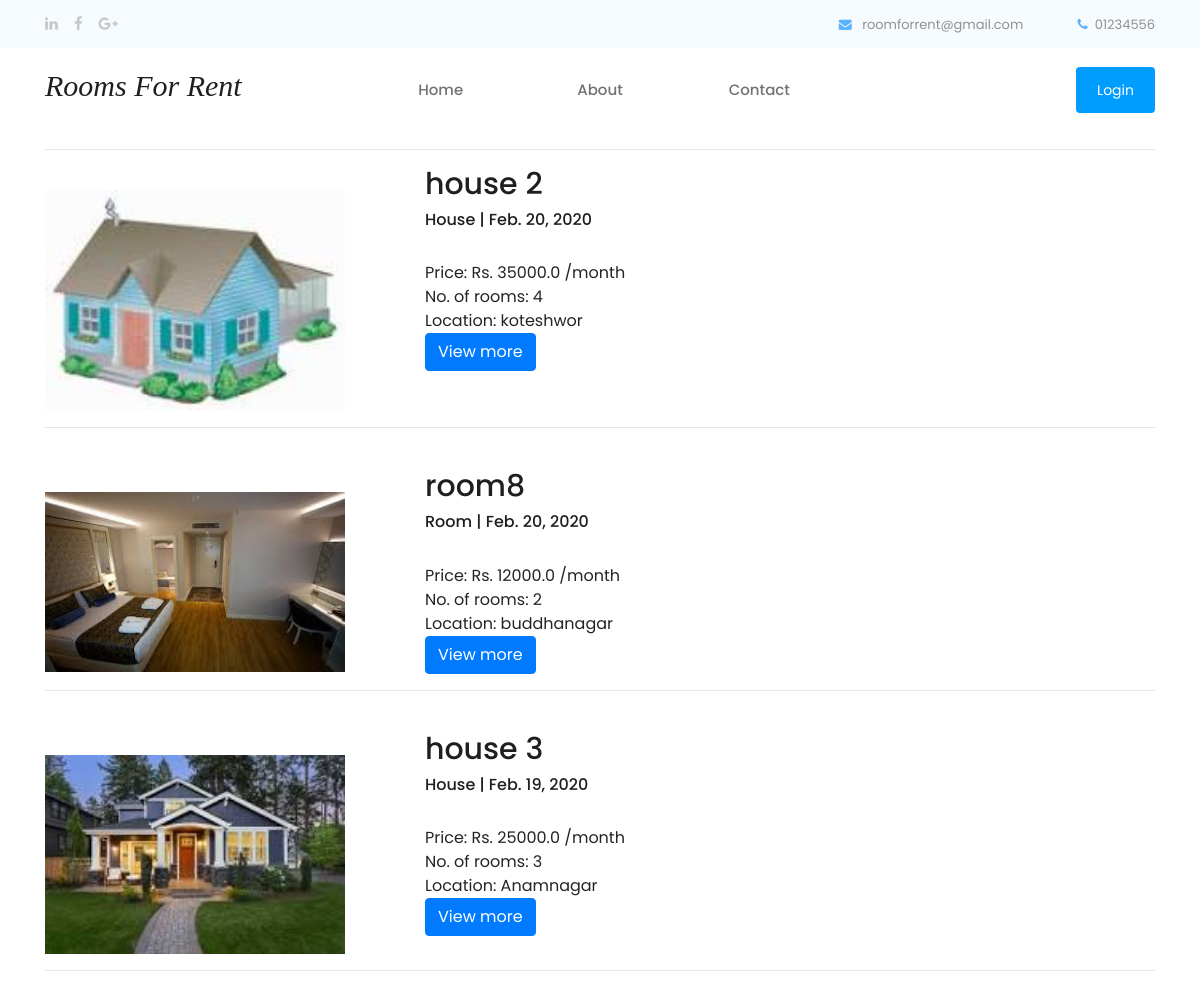
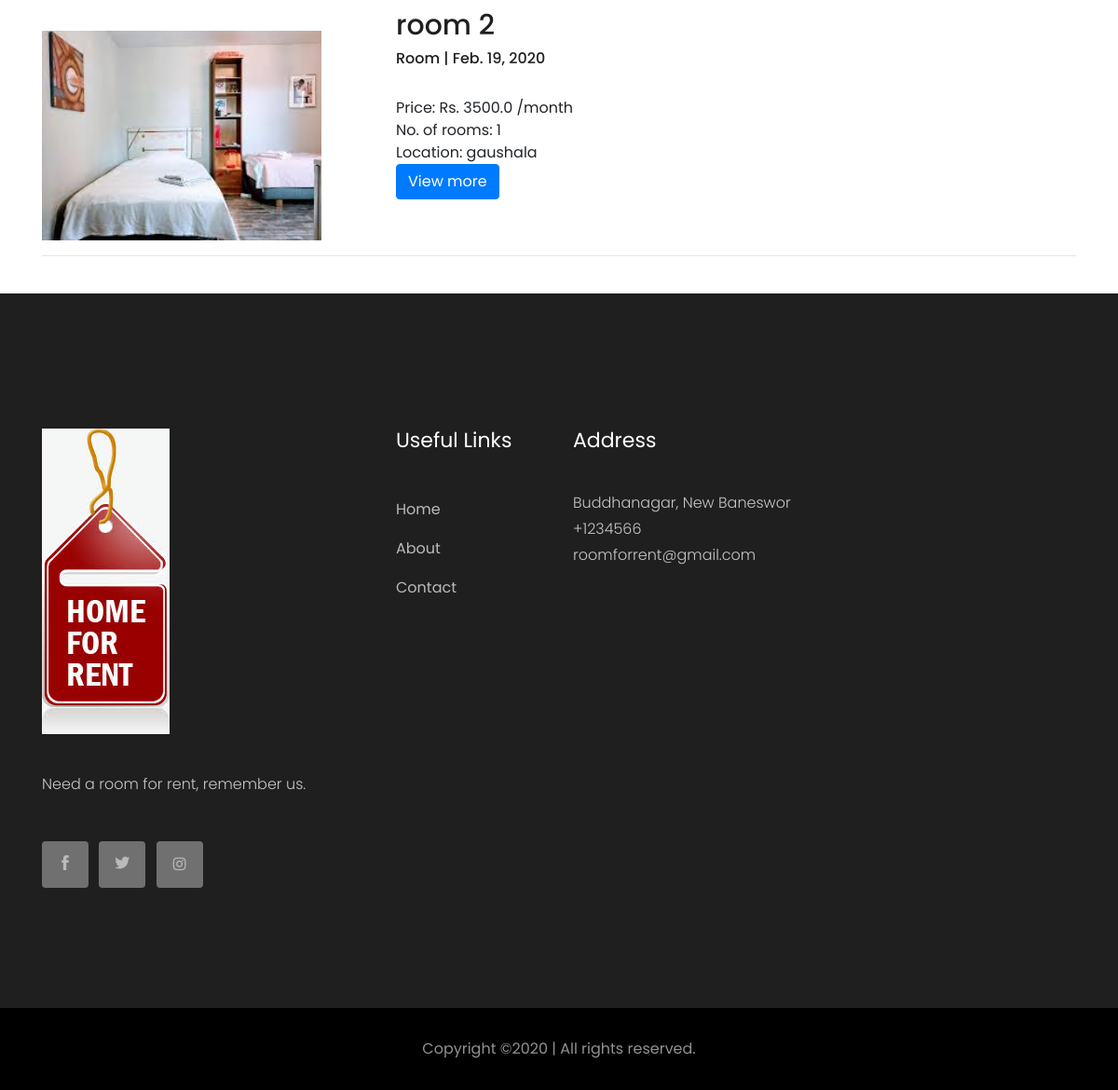
The page / on the database its author committed (2 pictures, top to bottom).
### room/models.py (models this page shows, shortened)
class Room(models.Model):
    title = models.CharField(max_length=100)
    no_of_rooms = models.PositiveIntegerField()
    price = models.FloatField()
    location = models.CharField(max_length=200)
    description = models.TextField(null=True, blank=True)
    image = models.ImageField(upload_to='room/', null=True, blank=True)
    publish_date = models.DateField(auto_now=True)
    category = models.ForeignKey(Category, on_delete=models.CASCADE)
    class Meta:
        db_table = "room"

class Category(models.Model):
    title = models.CharField(max_length=100,unique=True)
    def __str__(self):
        return self.title

### room_for_rent/views.py (the view)
# urls.py: 2. Add a URL to urlpatterns:  path('', views.home, name='home')
def home(request):
    data = Room.objects.all()[::-1]
    context = {
        'room':data
    }
    return render(request,'home.html',context)

### templates/home.html (shortened to what this page needs)
{% extends 'base/base.html' %}
{% block 'body' %}
<div class="container">
    <hr>
    {% for r in room %}
    <div class ="row">
        <div class="col-md-4">
            <br>
            {% if r.image %}
             <img src="{{MEDIA_URL}}{{r.image.url}}" style="width:300px;height:auto;">
            {% endif %}
        </div>
        <div class="col-md-8">
        <h2>{{r.title}}</h2>
            <h5>{{r.category}} | {{r.publish_date}}</h5>
            <br>
            <span>Price: Rs. {{r.price}} /month</span>
            <br/>
            <span>No. of rooms: {{r.no_of_rooms}}</span>
            <br>
            <span>Location: {{r.location}}</span>
            <br>
            <a href="{% url 'views_more' r.id %}" class="btn btn-primary">View more</a>
        </div>
    </div>
    <hr>
    <br>
    {% endfor %}
</div>
{% endblock %}

### templates/base/base.html (shortened to what this page needs)
<!doctype html>
<html class="no-js" lang="zxx">
{% load static %}
<head>
    <link rel="stylesheet" href="{% static 'css/bootstrap.min.css' %}">
    <link rel="stylesheet" href="{% static 'css/owl.carousel.min.css' %}">
    <link rel="stylesheet" href="{% static 'css/magnific-popup.css' %}">
    <link rel="stylesheet" href="{% static 'css/font-awesome.min.css' %}">
    <link rel="stylesheet" href="{% static 'css/themify-icons.css' %}">
    <link rel="stylesheet" href="{% static 'css/nice-select.css' %}">
    <link rel="stylesheet" href="{% static 'css/flaticon.css' %}">
    <link rel="stylesheet" href="{% static 'css/gijgo.css' %}">
    <link rel="stylesheet" href="{% static 'css/animate.css' %}">
    <link rel="stylesheet" href="{% static 'css/slicknav.css' %}">
    <link rel="stylesheet" href="{% static 'css/style.css' %}">
</head>
<body>
    <header>
        <div class="header-area ">
            <div class="header-top_area" >
                <div class="container" >
                    <div class="row">
                        <div class="col-xl-6 col-md-6 ">
                            <div class="social_media_links">
                                <a href="https://np.linkedin.com/">
                                    <i class="fa fa-linkedin"></i>
                                </a>
                                <a href="https://facebook.com/">
                                    <i class="fa fa-facebook"></i>
                                </a>
                                <a href="https://mail.google.com/">
                                    <i class="fa fa-google-plus"></i>
                                </a>
                            </div>
                        </div>
                        <div class="col-xl-6 col-md-6">
                            <div class="short_contact_list">
                                <ul>
                                    <li><a href="#"> <i class="fa fa-envelope"></i> roomforrent@gmail.com</a></li>
                                    <li><a href="#"> <i class="fa fa-phone"></i>01234556</a></li>
                                </ul>
                            </div>
                        </div>
                    </div>
                </div>
            </div>
            <div id="sticky-header" class="main-header-area">
                <div class="container">
                    <div class="row align-items-center">
                        <div class="col-xl-3 col-lg-3">
                            <h2 style="font-family: cursive;font-style: oblique; "><a href="{% url 'home' %}">Rooms For Rent</a></h2>
                        </div>
                        <div class="col-xl-6 col-lg-6">
                            <div class="main-menu  d-none d-lg-block">
                                <nav>
                                    <ul id="navigation">
                                        <li class="col-xl-3 col-lg-3"><a class="active" href="{% url 'home' %}">Home</a></li>
                                        <li class="col-xl-3 col-lg-3"><a href="{% url 'about' %}">About</a></li>
                                        <li class="col-xl-3 col-lg-3"><a href="{% url 'contact' %}">Contact</a></li>
                                    </ul>
                                </nav>
                            </div>
                        </div>
                        <div class="col-xl-3 col-lg-3 d-none d-lg-block">
                                <div class="Appointment">
                                    <div class="book_btn d-none d-lg-block">
                                        {% if request.user.is_authenticated %}
                                        <a href="{% url 'signout' %}">Logout</a>
                                        {% else %}
                                        <a href="{% url 'signin' %}">Login</a>
                                        {% endif %}
                                    </div>
                                </div>
                            </div>
                        <div class="col-12">
                        </div>
                    </div>
                </div>
            </div>
        </div>
    </header>
    {% block 'body' %} {% endblock %}
    <footer class="footer">
            <div class="footer_top">
                <div class="container">
                    <div class="row">
                        <div class="col-xl-4 col-md-6 col-lg-4">
                            <div class="footer_widget">
                                <div class="footer_logo">
                                    <a href="#">
                                        <img src="img/logo.jpg" alt="">
                                    </a>
                                </div>
                                <p>
                                        Need a room for rent, remember us.
                                </p>
                                <div class="socail_links">
                                    <ul>
                                        <li>
                                            <a href="https://facebook.com/">
                                                <i class="ti-facebook"></i>
                                            </a>
                                        </li>
                                        <li>
                                            <a href="https://twitter.com"/>
                                                <i class="ti-twitter-alt"></i>
                                        </li>
                                        <li>
                                            <a href="https://instagram.com/">
                                                <i class="fa fa-instagram"></i>
                                            </a>
                                        </li>
                                    </ul>
                                </div>
                            </div>
                        </div>
                        <div class="col-xl-2 col-md-6 col-lg-2">
                            <div class="footer_widget">
                                <h3 class="footer_title">
                                        Useful Links
                                </h3>
                                <ul>
                                    <li><a href="{% url 'home' %}">Home</a></li>
                                    <li><a href="{% url 'about' %}">About</a></li>
                                    <li><a href="{% url 'contact' %}"> Contact</a></li>
                                </ul>
                            </div>
                        </div>
                        <div class="col-xl-3 col-md-6 col-lg-3">
                            <div class="footer_widget">
                                <h3 class="footer_title">
                                        Address
                                </h3>
                                <p>
                                   Buddhanagar, New Baneswor <br>
                                    +1234566 <br>
                                    roomforrent@gmail.com
                                </p>
                            </div>
                        </div>
                    </div>
                </div>
            </div>
            <div class="copy-right_text">
                <div class="container">
                    <div class="footer_border"></div>
                    <div class="row">
                        <div class="col-xl-12">
                            <p class="copy_right text-center">
Copyright &copy;<script>document.write(new Date().getFullYear());</script> | All rights reserved.
                            </p>
                        </div>
                    </div>
                </div>
            </div>
    </footer>
</body>
</html>

### rows shown on the page
Room: image (picture), title "house 2", category "House", publish_date "Feb. 20, 2020", price "35000.0", no_of_rooms "4", location "koteshwor"
Room: image (picture), title "room8", category "Room", publish_date "Feb. 20, 2020", price "12000.0", no_of_rooms "2", location "buddhanagar"
Room: image (picture), title "house 3", category "House", publish_date "Feb. 19, 2020", price "25000.0", no_of_rooms "3", location "Anamnagar"
Room: image (picture), title "room 2", category "Room", publish_date "Feb. 19, 2020", price "3500.0", no_of_rooms "1", location "gaushala"
